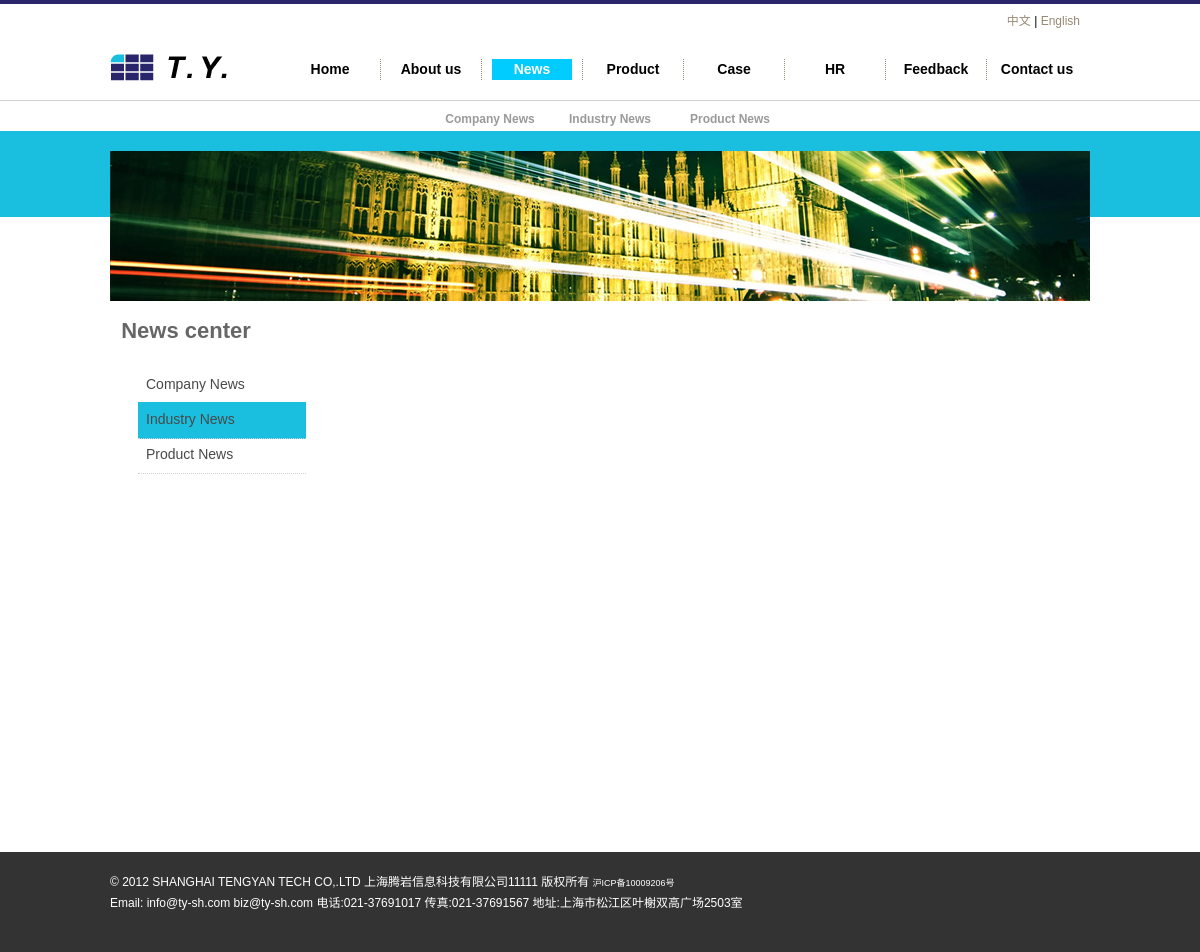
Page /en/news/news.php?ndir=10 on the committed database.
### tables this page shows
CREATE TABLE `layoutpic` (
  `id_layoutpic` int(11) NOT NULL auto_increment,
  `id_layout` int(11) NOT NULL,
  `id_hr` int(11) NOT NULL,
  `title` varchar(250) NOT NULL,
  `intro` text NOT NULL,
  `url` varchar(250) NOT NULL,
  `opicname` varchar(250) NOT NULL,
  `spicname` varchar(250) NOT NULL,
  `dele` int(1) NOT NULL default '1',
  `type` varchar(3) NOT NULL,
  `indate` datetime NOT NULL,
  `modate` datetime NOT NULL,
  `deldate` datetime NOT NULL,
  `browsecount` int(11) NOT NULL,
  PRIMARY KEY  (`id_layoutpic`)
);

CREATE TABLE `newsdir` (
  `id_newsdir` int(11) NOT NULL auto_increment,
  `lang` int(1) NOT NULL default '1',
  `name` varchar(25) NOT NULL,
  `intro` text NOT NULL,
  `dele` int(1) NOT NULL default '1',
  `fatherid` int(11) NOT NULL,
  `level` int(1) NOT NULL,
  `ordernum` int(11) NOT NULL,
  PRIMARY KEY  (`id_newsdir`)
);

CREATE TABLE `layout` (
  `id_layout` int(11) NOT NULL auto_increment,
  `lang` int(1) NOT NULL default '1',
  `title` varchar(250) NOT NULL,
  `url` text NOT NULL,
  `intro` text NOT NULL,
  `content` text NOT NULL,
  `openstat` int(1) NOT NULL default '1',
  `ordernum` int(11) NOT NULL,
  PRIMARY KEY  (`id_layout`)
);

### www/inc/config.php (called while the page is built, shortened)
<?php
require_once("mysql.class.php");
$db_hostname="localhost";
$db_username="root";
$db_password="123456";
$db_database="demo-l1";
?>

### www/inc/function.class.php (called while the page is built, shortened)
<?php
$objDB=new mysql($db_hostname,$db_username,$db_password,$db_database);
$strSQL = "select iscopy,otherheader,title,keywords,description,icp,mapcode,statistics from siteset where id_siteset=1" ;
$objDB->Execute($strSQL);
function getcurrentfilename(){
return end(explode('/',$_SERVER["PHP_SELF"]));
}
function getnewsdir2($fatherid){
global	 $objDB;
$strSQL="SELECT id_newsdir,name,intro FROM newsdir WHERE level='2' and dele='1' and fatherid='".$fatherid."' order by ordernum asc";
$objDB->Execute($strSQL);
$getnewsdir2=$objDB->GetRows();
return $getnewsdir2;
}
function getlayoutinfo($lid,$tableField){
global	 $objDB;
$strSQL = "select $tableField from layout where id_layout='".$lid."'" ;
$objDB->Execute($strSQL);
$getlayoutinfo=$objDB->fields();
return $getlayoutinfo;
}
function getlayoutpic($lid,$postion){
global	 $objDB;
$strSQL = "select opicname as pic from layoutpic  where id_layout ='".$lid."' order by  id_layoutpic asc limit $postion,1" ;
$objDB->Execute($strSQL);
$arronepic=$objDB->fields();
return $arronepic[pic];
}
?>

### www/inc/en_header_core.php (called while the page is built, shortened)
<?php
$getnewsdir2=getnewsdir2(8);
?>

### www/inc/en_news_core.php (called while the page is built, shortened)
<?php
require "../../inc/config.php";
require "../../inc/function.class.php";
require "../../inc/en_header_core.php";
?>

### www/en/news/news.php (the view, shortened to what this page needs)
<?php
require "../../inc/en_news_core.php";
?>
<!DOCTYPE html PUBLIC "-//W3C//DTD XHTML 1.0 Transitional//EN" "http://www.w3.org/TR/xhtml1/DTD/xhtml1-transitional.dtd">
<html xmlns="http://www.w3.org/1999/xhtml">
<head>
<link href="../../inc/css/css1.css" rel="stylesheet" type="text/css">
</head>
<body>
<? require "../header.php"; ?>
<div id="about_banner">
<div id="about_box"><img src="../../inc/pics/about_banner.jpg" /></div>
</div>
<div id="news_contbox">
<div id="about_top">
<div id="about_toptitle">News center</div>
<div id="about_topintro"><? if(isset($_GET[ndir])){echo $arrnews[0][name];}else{echo 'All news';}?></div>
</div>
<div id="about_left">
<ul>
<? for($i=0;$i<sizeof($getnewsdir2);$i++){?>
<li><a href="/en/news/news.php?ndir=<?=$getnewsdir2[$i][id_newsdir];?>" <? if($_GET[ndir]==$getnewsdir2[$i][id_newsdir]){echo 'class="curr"';}?>><?=$getnewsdir2[$i][name];?></a></li>
<? }?>
</ul>
</div>
<div id="news_right">
<div class="newspicbox">
</div>
<div id="nvai"> <?php if(substr(trim($strNavigate),-46)!='#494949"><strong>1</strong></font>&nbsp;&nbsp;'){echo $strNavigate;}?></div>
</div>
</div>
<? require "../footer.php"; ?>
</body>
</html>

### www/en/header.php (shortened to what this page needs)
<div id="header_box">
<div id="header" >
<div id="header_logo"><a href="/"><img src="/upload/layout/<?=getlayoutpic(1,0)?>" width="132" height="27" /></a></div>
<div id="header_menubox">
<div id="header_language"><a href="/">中文</a> | <a href="/en/">English</a></div>
<div id="header_menu" style="position: relative">
<ul  id="menu">
<li><a href="/en/" id="n1"  <? if(getcurrentfilename()=='index.php'){echo ' class="curr"';}?>>Home</a></li>
<li><a href="/en/about/about.php?pageid=8" id="n2"  <? if(getcurrentfilename()=='about.php'){echo ' class="curr"';}?>>About us</a></li>
<li><a href="/en/news/news.php" id="n3"  <? if(getcurrentfilename()=='news.php'){echo ' class="curr"';}?>>News</a></li>
<li><a href="/en/product/product.php?id1=7" id="n4"  <? if(getcurrentfilename()=='product.php'){echo ' class="curr"';}?>>Product</a></li>
<li><a href="/en/case/case.php" id="n5"  <? if(getcurrentfilename()=='case.php'){echo ' class="curr"';}?>>Case</a></li>
<li><a href="/en/about/hr.php?pageid=13" id="n6"  <? if(getcurrentfilename()=='hr.php'){echo ' class="curr"';}?>>HR</a></li>
<li><a href="javascript:void(0)"  onclick="needsendmail2();" id="n7"  >Feedback</a></li>
<li style="border-right: none;"><a href="/en/about/contact.php?pageid=14" id="n8"  <? if(getcurrentfilename()=='contact.php'){echo ' class="curr"';}?>>Contact us</a></li>
</ul>
<div class="children">
<ul id="subNav3" <? if(getcurrentfilename()=='news.php'){echo 'style="display:block"';}?>>
<? for($i=0;$i<sizeof($getnewsdir2);$i++){?>
	<li style="width:120px;"><a style="width:120px;" href="/en/news/news.php?ndir=<?=$getnewsdir2[$i][id_newsdir]?>"><?=$getnewsdir2[$i][name]?></a></li>
<? }?>
</ul>
</div>
</div>
</div>
</div>
</div>

### www/en/footer.php (shortened to what this page needs)
<div id="footer">
<div id="footer_info">
<p>
<?
$footertext=getlayoutinfo(8,'content');
echo $footertext[content];
?>
</p>
</div>
</div>

### www/inc/css/css1.css (style rules this page uses)
html,body,div,img,h1,h2,h3,h4,h5,h6,ul,p,blockquote,form,fieldset,table,th,td,fieldset,legend { margin:0;padding:0;border:0; }
html { overflow-y:scroll; }
body { font-size:87.5%; }
a { outline:none; border-style: none; -moz-outline-style: none; }
p,ul,ol { margin-bottom:15px; }
li { margin-left:20px; }
a { color: #183F72; text-decoration: underline; }
body { font-family: Arial, Helvetica, sans-serif; text-align:left; font-size: 9pt; background-color:#fff; line-height: 1.5em; }
#header_box { width: 100%;height:96px;border-top: 4px #28256B solid;border-bottom:1px #D0D0D0 solid; }
#header { width: 980px;height:96px;margin: 0 auto; }
#header_logo { float:left;width: 137px;height:30px; margin-top:50px; }
#header_menubox { float:right;width:840px; height:96px; }
#header_language { float:right; margin-right:10px;width:300px; height:30px; text-align:right; line-height:35px; }
#header_language a { font-size: 9pt; color: #978973; text-decoration: none; font-weight: normal; }
#header_menu { float:right; margin-top:25px;width:810px; height:21px; }
#menu { font-size:14px; }
#menu, #menu li { list-style:none; padding:0; margin:0; border-right:1px dotted #978973; }
#menu li { float:left; width:100px; height:21px; }
#menu li a { display:block; width:80px; margin-left:10px; height:21px; line-height:20px; text-align:center;color:#000; text-decoration:none;font-size:14px; font-weight: bold }
#menu li a.curr { color:#fff; text-decoration:none; font-size:14px; font-weight: bold; height:21px; background-color: #0CF }
.children { position:absolute;left:150px;top:50px;font-size:12px; }
.children ul { display:none }
.children, .children li { list-style:none; padding:0; margin:0; }
.children li { float:left; width:100px; height:21px; }
.children li a { display:block; width:80px; height:21px; line-height:20px; text-align:center;color:#9a9a9a; text-decoration:none;font-size:12px; font-weight: bold }
#footer { width: 100%;height:100px;background-color: #333333; color:#FFFFFF }
#footer_info { width: 980px;height:100px;margin: 0 auto; }
#footer p { float:left; margin-top:20px;line-height:20px; }
#footer a { font-size: 9px; color: #FFFFFF; text-decoration: none; font-weight: normal; }
#about_banner { margin-top:30px;width: 100%;height:86px;background-color: #1ABFDF; }
#about_box { position: relative; padding-top:25px; width: 980px;height:100px;margin: 0 auto; }
#about_box img { position: absolute; left:0px;top:20px; }
#about_top { float:left;width: 980px;height:50px; }
#about_toptitle { float:left; margin-top:20px;width: 152px;height:70px; font-size: 22px;color: #666666; font-weight: bold; text-align:center; }
#about_topintro { float:left; margin-top:20px; margin-left:90px; width: 500px;height:30px;font-size: 20px;color: #666666; font-weight: bold; }
#about_left { float:left; width: 210px;height:300px; }
#about_left ul { list-style: none; }
#about_left li { float:left; margin-top:15px; width:152px;height:20px; }
#about_left li a { padding:8px; display:block;margin-left:8px;font-size: 14px;color: #494949; text-decoration: none; font-weight: normal;width:152px;height:20px;border-bottom:1px #D0D0D0 dotted; }
#about_left li a.curr { color: #494949; width:152px;height:20px; border-bottom:1px #D0D0D0 dotted;background-color:#1ABFDF; }
#news_contbox { width: 980px;height:auto!important;min-height:550px;height:550px;margin: 0 auto; margin-top:85px; }
#news_right { float: right;width: 765px;height:auto!important;min-height:450px;height:450px; }
.newspicbox { float:left; margin-left:30px; margin-top:20px; width:735px;height:auto!important;min-height:450px;height:450px; }
#nvai { float:left;width:100%; height:25px; text-align:right }

### rows in the picture
layoutpic: opicname (picture)
newsdir: name "Company News"
newsdir: name "Industry News"
newsdir: name "Product News"
layout: content "© 2012 SHANGHAI TENGYAN TECH CO,.LTD 上海腾岩信息科技有限公司11111 版权所有 沪ICP备10009206号 Email: info@ty-sh.com biz@ty-sh.com 电话:021-37691017 传真:021-37691567 地址:上海市松江区叶榭双高广场2503室"
